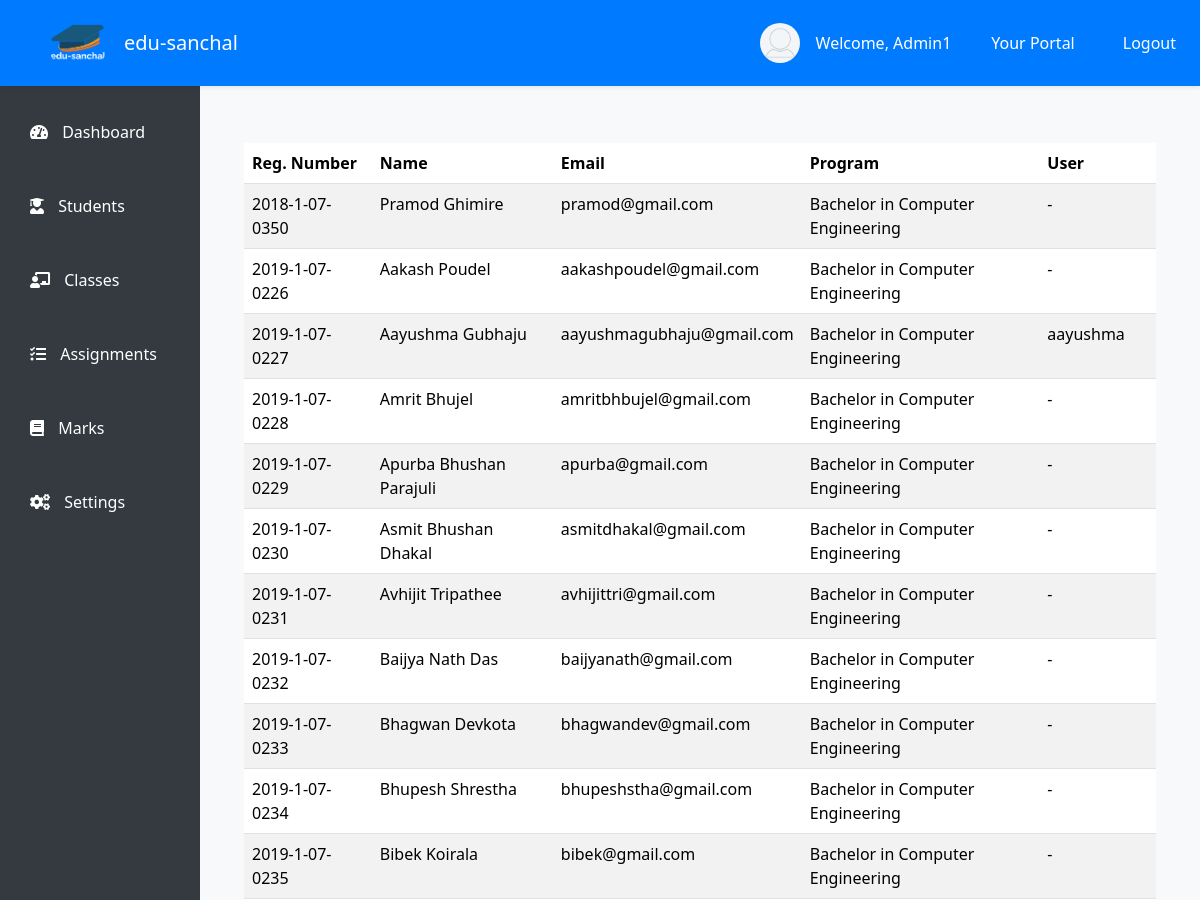
The page /students/ (signed in, upper part) on the database as committed earlier.
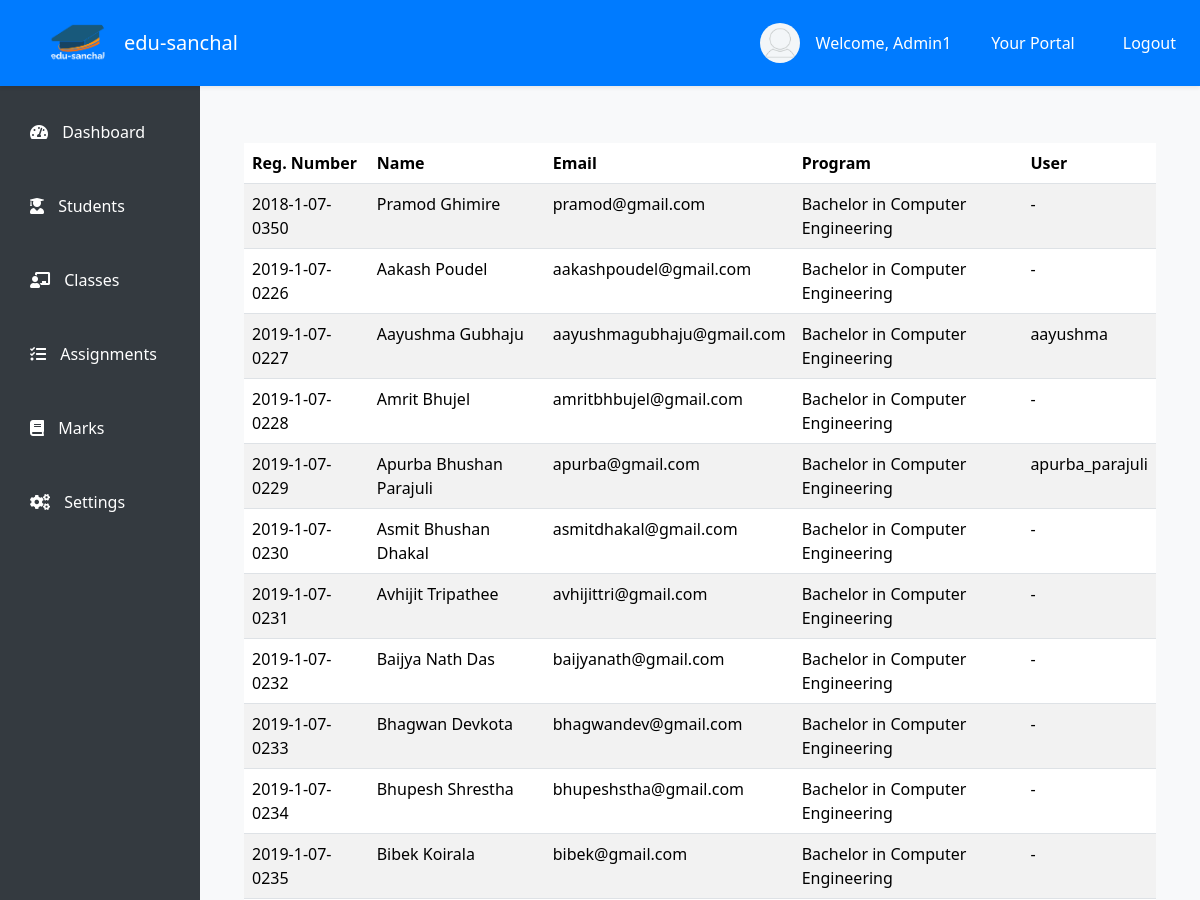
The same page on the database as committed later.
### student/models.py (models this page shows, shortened)
class Student(models.Model):
    registration_number = models.CharField(max_length=30, unique=True)
    first_name = models.CharField(max_length=50)
    middle_name = models.CharField(max_length=50, null=True, blank=True)
    last_name = models.CharField(max_length=100)
    batch_year = models.CharField(max_length=4)
    gender = models.CharField(max_length=1, choices=[('M', 'Male'), ('F', 'Female'), ('O', 'Other')])
    date_of_birth = models.DateField()
    email = models.EmailField(blank=True, null=True)
    program = models.ForeignKey(Program, on_delete=models.CASCADE)
    semester = models.ForeignKey(Semester, on_delete=models.RESTRICT)
    user = models.OneToOneField(User, on_delete=models.RESTRICT, null=True, blank=True)

class Program(models.Model):
    program_id = models.CharField(max_length=12, unique=True)
    program_name = models.CharField(max_length=60)

class User(AbstractUser):
    user_id = models.CharField(max_length=15, unique=True, editable=False)
    address = models.CharField(max_length=150, null=True, blank=False)
    contact_number = models.CharField(max_length=20, blank=True, null=True)
    date_of_birth = models.DateField(null=True, blank=True)
    gender = models.CharField(max_length=1, choices=[('M', 'Male'), ('F', 'Female'), ('O', 'Other')])
    is_staff = models.BooleanField(default=False)
    is_student = models.BooleanField(default=False)

### student/views.py (the view)
# urls.py: path('students/', views.total_students, name='total_students'),
@login_required
def total_students(request):
    user = request.user
    if user.is_superuser:
        students = Student.objects.all().order_by('registration_number', 'first_name')
    else:
        messages.error(request, "You are not authorized to view this page.")
        return redirect('home')  # Replace 'home' with the name of the page to redirect to
    return render(request, 'staff/students.html', {
        'students': students,
    })

### templates/staff/students.html
<!DOCTYPE html>
{% extends 'staff/index.html' %}
{% load static %}
{% block students %}
<div class="container mt-5">
    <table class="table table-striped">
        <thead>
            <th>Reg. Number</th>
            <th>Name</th>
            <th>Email</th>
            <th>Program</th>
            <th>User</th>
        </thead>
        {% for student in students %}
        <tr>
            <td>{{student.registration_number}}</td>
            <td>{{student.first_name}} {%if student.middle_name %} {{student.middle_name}} {% endif %} {{student.last_name}}</td>
            <td>{{student.email}}</td>
            <td>{{student.program.program_name}}</td>
            <td>
                {% if student.user %}
                    {{student.user.username}}
                {% else %}
                    -
                {% endif %}
            </td>
        </tr>
        {% endfor %}
    </table>
</div>
{% endblock %}

Rows that differ between the two databases and show on the page:
changed Student "Apurba": user.username (not shown) → "apurba_parajuli"; no longer shows "-"
